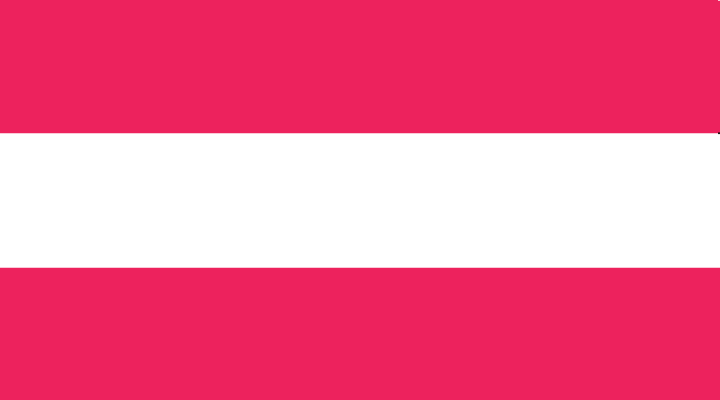
Frame 1 (no input)
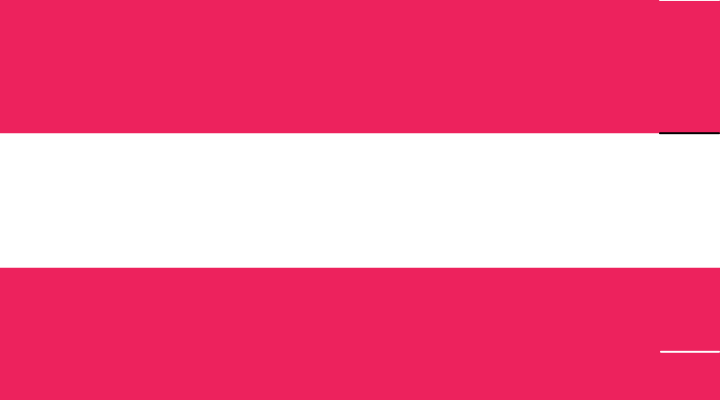
Frame 60 (no input)
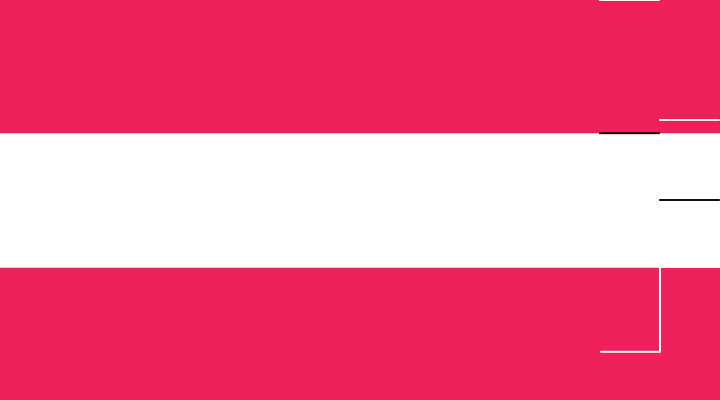
Frame 120 (the mouse pressed at the canvas centre since frame 60)

The p5.js sketch that drew these frames (run headless with seeded random() and noise() and a simulated clock; from frame 60 on, the mouse is pressed at the canvas centre):

// p5.js sketch
// ── sketch.js
let xvals = [];
let yvals = [];
let bvals = [];

function setup() {
  createCanvas(720, 400);
  strokeWeight(2);
}

function draw() {
  background(237, 34, 93);

  for (let i = 1; i < width; i++) {
    xvals[i - 1] = xvals[i];
    yvals[i - 1] = yvals[i];
    bvals[i - 1] = bvals[i];
  }
  // Add the new values to the end of the array
  xvals[width - 1] = mouseX;
  yvals[width - 1] = mouseY;

  if (mouseIsPressed) {
    bvals[width - 1] = 0;
  } else {
    bvals[width - 1] = 255;
  }

  fill(255);
  noStroke();
  rect(0, height / 3, width, height / 3 + 1);

  for (let i = 1; i < width; i++) {
    stroke(255);
    point(i, xvals[i] / 3);
    stroke(0);
    point(i, height / 3 + yvals[i] / 3);
    stroke(255);
    line(
      i,
      (2 * height) / 3 + bvals[i] / 3,
      i,
      (2 * height) / 3 + bvals[i - 1] / 3
    );
  }
}
